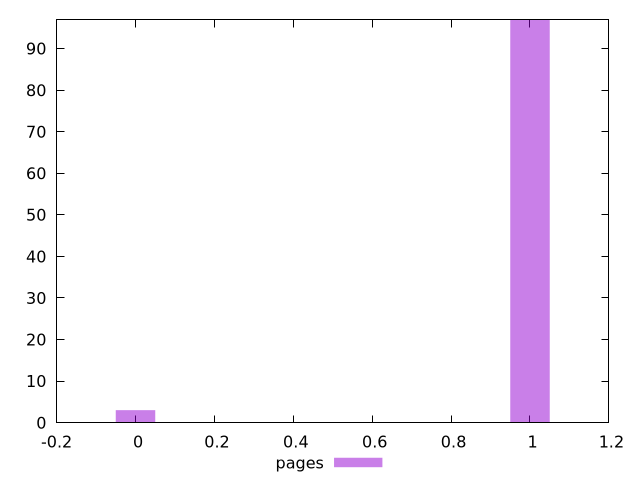

Source code (gnuplot):
$_pages <<EOF
0 3
1 97
EOF
set key outside below
set terminal pngcairo
set output "report_00005_2020-11-02T22-26-11.212Z/server-response-time/pages//hist.png"
set yrange [0:97]
set boxwidth 0.1
set style fill transparent solid 0.5 noborder
plot $_pages title "pages" with boxes ,
